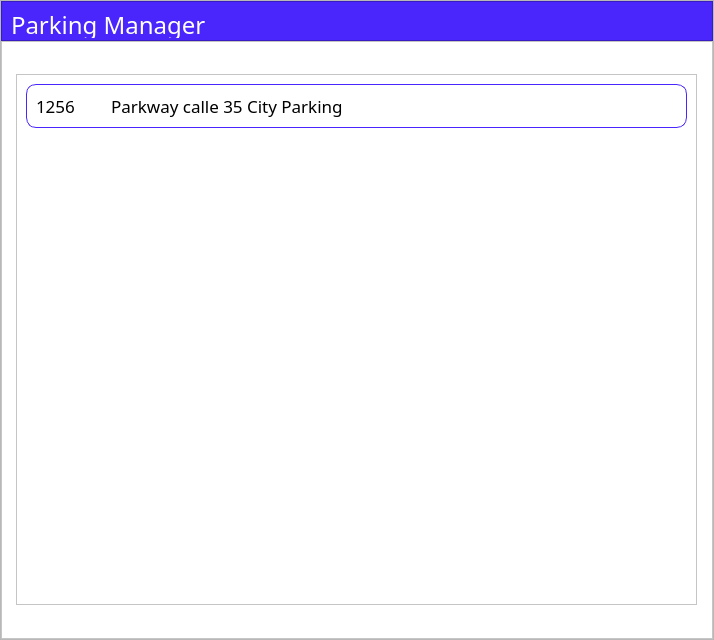
<?xml version="1.0" encoding="UTF-8"?>
<ui version="4.0">
 <class>Manager</class>
 <widget class="QMainWindow" name="Manager">
  <property name="windowModality">
   <enum>Qt::NonModal</enum>
  </property>
  <property name="geometry">
   <rect>
    <x>0</x>
    <y>0</y>
    <width>714</width>
    <height>640</height>
   </rect>
  </property>
  <property name="windowTitle">
   <string>MainWindow</string>
  </property>
  <property name="documentMode">
   <bool>false</bool>
  </property>
  <widget class="QWidget" name="central_frame">
   <layout class="QVBoxLayout" name="ly_central_frame">
    <property name="leftMargin">
     <number>0</number>
    </property>
    <property name="topMargin">
     <number>0</number>
    </property>
    <property name="rightMargin">
     <number>0</number>
    </property>
    <property name="bottomMargin">
     <number>0</number>
    </property>
    <item>
     <widget class="QFrame" name="base_frame">
      <property name="frameShape">
       <enum>QFrame::StyledPanel</enum>
      </property>
      <property name="frameShadow">
       <enum>QFrame::Raised</enum>
      </property>
      <layout class="QVBoxLayout" name="ly_base_frame" stretch="0,0">
       <property name="spacing">
        <number>0</number>
       </property>
       <property name="leftMargin">
        <number>0</number>
       </property>
       <property name="topMargin">
        <number>0</number>
       </property>
       <property name="rightMargin">
        <number>0</number>
       </property>
       <property name="bottomMargin">
        <number>0</number>
       </property>
       <item>
        <widget class="QFrame" name="top_frame">
         <property name="maximumSize">
          <size>
           <width>16777215</width>
           <height>40</height>
          </size>
         </property>
         <property name="styleSheet">
          <string notr="true">QFrame{
	background-color: rgb(74, 38, 253);
}

QPushButton{
	background-color: #4a26fd;
	border-radius:5px;
	border: 1px solid  #4a26fd

}

QPushButton:Hover{	
	background-color :#916eff
}</string>
         </property>
         <property name="frameShape">
          <enum>QFrame::StyledPanel</enum>
         </property>
         <property name="frameShadow">
          <enum>QFrame::Raised</enum>
         </property>
         <layout class="QHBoxLayout" name="ly_top_frame">
          <property name="spacing">
           <number>9</number>
          </property>
          <property name="bottomMargin">
           <number>2</number>
          </property>
          <item>
           <widget class="QLabel" name="lbl_title">
            <property name="font">
             <font>
              <family>FontAwesome</family>
              <pointsize>18</pointsize>
             </font>
            </property>
            <property name="styleSheet">
             <string notr="true">color: rgb(255, 255, 255);</string>
            </property>
            <property name="text">
             <string>Parking Manager</string>
            </property>
           </widget>
          </item>
          <item>
           <spacer name="spa_title">
            <property name="orientation">
             <enum>Qt::Horizontal</enum>
            </property>
            <property name="sizeHint" stdset="0">
             <size>
              <width>573</width>
              <height>17</height>
             </size>
            </property>
           </spacer>
          </item>
          <item>
           <widget class="QPushButton" name="btn_minimize">
            <property name="minimumSize">
             <size>
              <width>40</width>
              <height>0</height>
             </size>
            </property>
            <property name="text">
             <string/>
            </property>
            <property name="icon">
             <iconset>
              <normaloff>Icons/window-minimize-solid.svg</normaloff>Icons/window-minimize-solid.svg</iconset>
            </property>
            <property name="iconSize">
             <size>
              <width>20</width>
              <height>20</height>
             </size>
            </property>
           </widget>
          </item>
          <item>
           <widget class="QPushButton" name="btn_close">
            <property name="enabled">
             <bool>true</bool>
            </property>
            <property name="minimumSize">
             <size>
              <width>40</width>
              <height>0</height>
             </size>
            </property>
            <property name="text">
             <string/>
            </property>
            <property name="icon">
             <iconset>
              <normaloff>Icons/xmark-solid.svg</normaloff>Icons/xmark-solid.svg</iconset>
            </property>
            <property name="iconSize">
             <size>
              <width>20</width>
              <height>20</height>
             </size>
            </property>
           </widget>
          </item>
         </layout>
        </widget>
       </item>
       <item>
        <widget class="QFrame" name="main_frame">
         <property name="enabled">
          <bool>true</bool>
         </property>
         <property name="styleSheet">
          <string notr="true">background-color: rgb(255, 255, 255);</string>
         </property>
         <property name="frameShape">
          <enum>QFrame::StyledPanel</enum>
         </property>
         <property name="frameShadow">
          <enum>QFrame::Raised</enum>
         </property>
         <layout class="QGridLayout" name="ly_main_frame">
          <item row="0" column="0">
           <widget class="QScrollArea" name="scroll_area">
            <property name="minimumSize">
             <size>
              <width>681</width>
              <height>531</height>
             </size>
            </property>
            <property name="maximumSize">
             <size>
              <width>681</width>
              <height>531</height>
             </size>
            </property>
            <property name="styleSheet">
             <string notr="true"/>
            </property>
            <property name="widgetResizable">
             <bool>true</bool>
            </property>
            <widget class="QWidget" name="scroll_area_widget_contents">
             <property name="geometry">
              <rect>
               <x>0</x>
               <y>0</y>
               <width>679</width>
               <height>529</height>
              </rect>
             </property>
             <layout class="QFormLayout" name="ly_lots">
              <item row="0" column="0" colspan="2">
               <widget class="QFrame" name="lot_frame">
                <property name="minimumSize">
                 <size>
                  <width>100</width>
                  <height>40</height>
                 </size>
                </property>
                <property name="styleSheet">
                 <string notr="true">QFrame{
	border:1px solid #4a26fd;
	border-radius: 10px;
}

QPushButton{
	background-color: #ffffff;
	border-radius:5px;
	border: 1px solid  #ffffff

}

QPushButton:Hover{	
	border: 1px solid  #4a26fd;
}</string>
                </property>
                <property name="frameShape">
                 <enum>QFrame::NoFrame</enum>
                </property>
                <property name="frameShadow">
                 <enum>QFrame::Raised</enum>
                </property>
                <layout class="QHBoxLayout" name="ly_lot">
                 <item>
                  <widget class="QLabel" name="lbl_lot_id">
                   <property name="font">
                    <font>
                     <family>FontAwesome</family>
                     <pointsize>13</pointsize>
                    </font>
                   </property>
                   <property name="styleSheet">
                    <string notr="true">border:none</string>
                   </property>
                   <property name="text">
                    <string>1256</string>
                   </property>
                  </widget>
                 </item>
                 <item>
                  <spacer name="spa_lot_id">
                   <property name="orientation">
                    <enum>Qt::Horizontal</enum>
                   </property>
                   <property name="sizeType">
                    <enum>QSizePolicy::Fixed</enum>
                   </property>
                   <property name="sizeHint" stdset="0">
                    <size>
                     <width>30</width>
                     <height>20</height>
                    </size>
                   </property>
                  </spacer>
                 </item>
                 <item>
                  <widget class="QLabel" name="lbl_lot_name">
                   <property name="font">
                    <font>
                     <family>FontAwesome</family>
                     <pointsize>13</pointsize>
                    </font>
                   </property>
                   <property name="styleSheet">
                    <string notr="true">border:none</string>
                   </property>
                   <property name="text">
                    <string>Parkway calle 35 City Parking</string>
                   </property>
                  </widget>
                 </item>
                 <item>
                  <spacer name="spa_lot_name">
                   <property name="orientation">
                    <enum>Qt::Horizontal</enum>
                   </property>
                   <property name="sizeHint" stdset="0">
                    <size>
                     <width>227</width>
                     <height>20</height>
                    </size>
                   </property>
                  </spacer>
                 </item>
                 <item>
                  <widget class="QPushButton" name="btn_lot_view">
                   <property name="text">
                    <string/>
                   </property>
                   <property name="icon">
                    <iconset>
                     <normaloff>Icons/eye-solid.svg</normaloff>Icons/eye-solid.svg</iconset>
                   </property>
                  </widget>
                 </item>
                 <item>
                  <widget class="QPushButton" name="btn_lot_edit">
                   <property name="text">
                    <string/>
                   </property>
                   <property name="icon">
                    <iconset>
                     <normaloff>Icons/pen-to-square-solid.svg</normaloff>Icons/pen-to-square-solid.svg</iconset>
                   </property>
                  </widget>
                 </item>
                 <item>
                  <widget class="QPushButton" name="btn_lot_stats">
                   <property name="text">
                    <string/>
                   </property>
                   <property name="icon">
                    <iconset>
                     <normaloff>Icons/chart-line-solid.svg</normaloff>Icons/chart-line-solid.svg</iconset>
                   </property>
                  </widget>
                 </item>
                 <item>
                  <widget class="QPushButton" name="btn_lot_delete">
                   <property name="text">
                    <string/>
                   </property>
                   <property name="icon">
                    <iconset>
                     <normaloff>Icons/trash-solid.svg</normaloff>Icons/trash-solid.svg</iconset>
                   </property>
                  </widget>
                 </item>
                </layout>
               </widget>
              </item>
             </layout>
            </widget>
           </widget>
          </item>
         </layout>
        </widget>
       </item>
      </layout>
     </widget>
    </item>
   </layout>
  </widget>
 </widget>
 <resources/>
 <connections>
  <connection>
   <sender>btn_minimize</sender>
   <signal>clicked()</signal>
   <receiver>Manager</receiver>
   <slot>showMinimized()</slot>
   <hints>
    <hint type="sourcelabel">
     <x>629</x>
     <y>27</y>
    </hint>
    <hint type="destinationlabel">
     <x>473</x>
     <y>0</y>
    </hint>
   </hints>
  </connection>
  <connection>
   <sender>btn_close</sender>
   <signal>clicked()</signal>
   <receiver>Manager</receiver>
   <slot>close()</slot>
   <hints>
    <hint type="sourcelabel">
     <x>688</x>
     <y>21</y>
    </hint>
    <hint type="destinationlabel">
     <x>370</x>
     <y>-14</y>
    </hint>
   </hints>
  </connection>
 </connections>
</ui>
